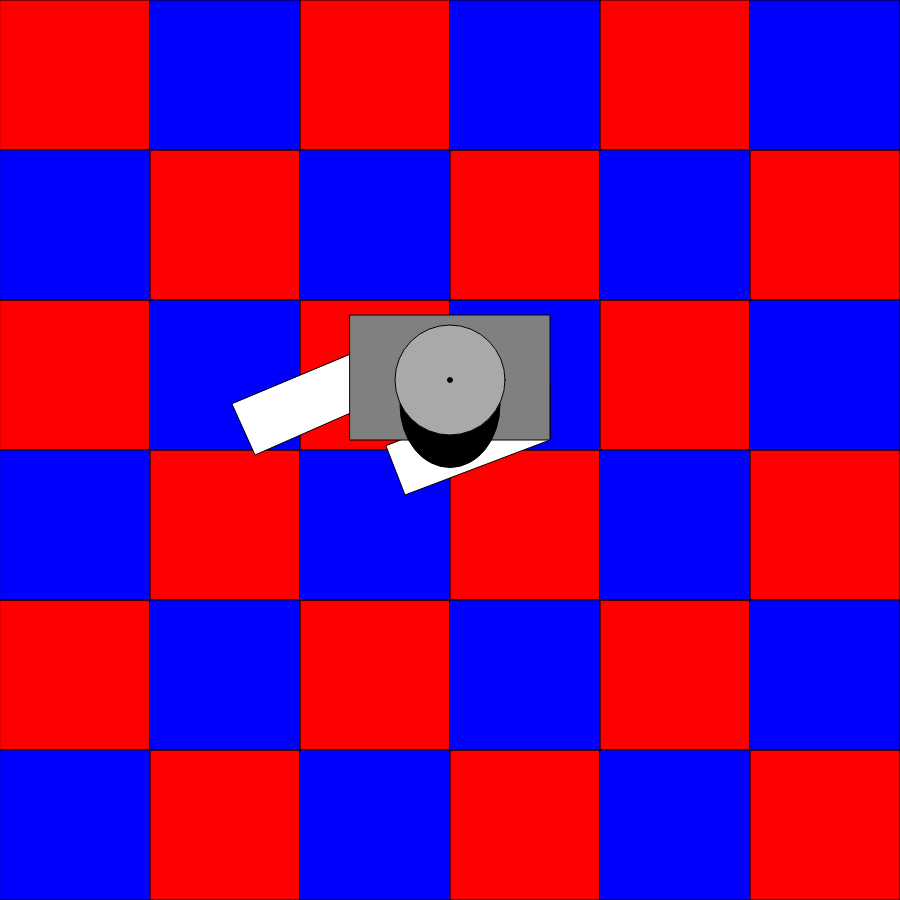
Frame 1 (no input)
Frame 60 (no input): identical to frame 1, image omitted
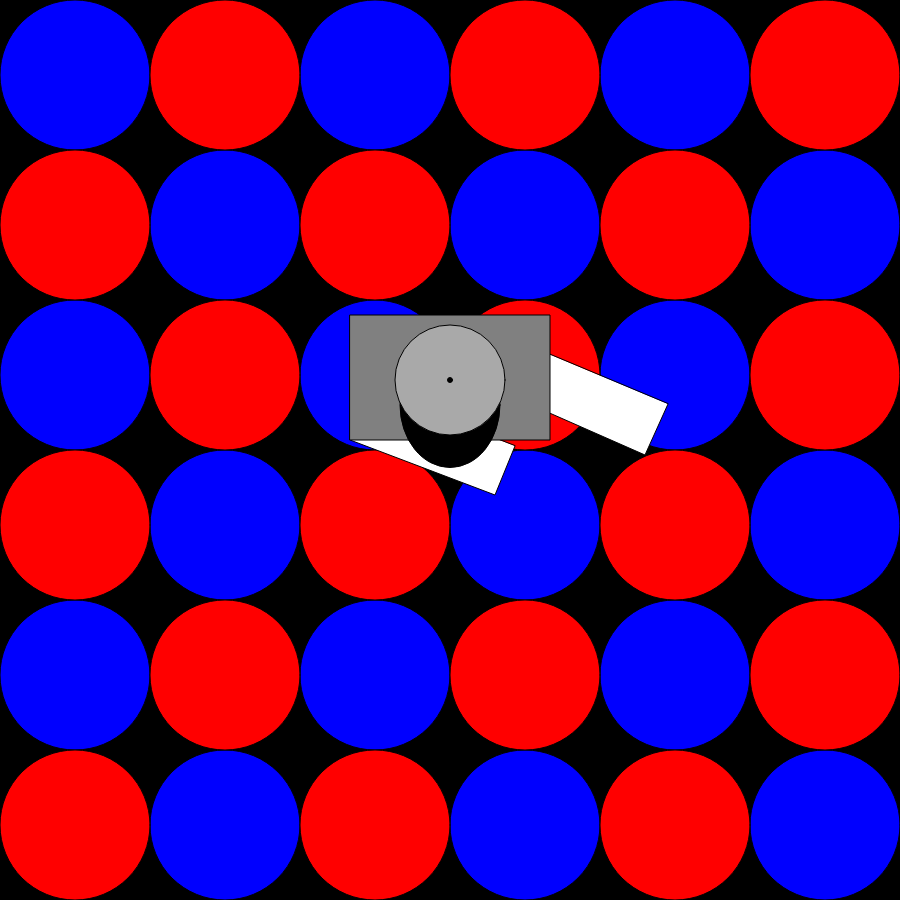
Frame 120 (the mouse pressed at the canvas centre since frame 60)

The p5.js sketch that drew these frames (run headless with seeded random() and noise() and a simulated clock; from frame 60 on, the mouse is pressed at the canvas centre):

// p5.js sketch
// ── sketch.js
function setup() {
  // put setup code here
  createCanvas(900,900);
}

function draw()
{
   background('black')
   ;

if(mouseIsPressed)
    {
      //BLUE CIRCLES
        fill('blue')
          ellipse(75,75,150,150)
          ellipse(375,75,150,150)
          ellipse(675,75,150,150)
            ellipse(225,225,150,150)
            ellipse(525,225,150,150)
            ellipse(825,225,150,150)
          ellipse(75,375,150,150)
          ellipse(375,375,150,150)
          ellipse(675,375,150,150)
            ellipse(225,525,150,150)
            ellipse(525,525,150,150)
            ellipse(825,525,150,150)
          ellipse(75,675,150,150)
          ellipse(375,675,150,150)
          ellipse(675,675,150,150)
            ellipse(225,825,150,150)
            ellipse(525,825,150,150)
            ellipse(825,825,150,150)
          ;
        //RED CIRCLES
          fill('red')
            ellipse(225,75,150,150)
            ellipse(525,75,150,150)
            ellipse(825,75,150,150)
              ellipse(75,225,150,150)
              ellipse(375,225,150,150)
              ellipse(675,225,150,150)
            ellipse(225,375,150,150)
            ellipse(525,375,150,150)
            ellipse(825,375,150,150)
              ellipse(75,525,150,150)
              ellipse(375,525,150,150)
              ellipse(675,525,150,150)
            ellipse(225,675,150,150)
            ellipse(525,675,150,150)
            ellipse(825,675,150,150)
              ellipse(75,825,150,150)
              ellipse(375,825,150,150)
              ellipse(675,825,150,150)
            ;

        //Arms
          fill('white')
        //Right
          quad(520,342, 520,400, 645,455, 668,404)
        //left
          quad(350,382, 350,440 ,495,495, 515,446)
          ;

        //Body
          fill('gray')
            rect(350,315,200,125)
          ;
          //head
            fill('black')
              ellipse(450,405,100,125);
            fill('darkgray')
              ellipse(450,380,110,110);
            fill('black')
              ellipse(450,380,5,5)
            ;
    }

else{
    //RED SQUARES
      fill('red')
        rect(0,0,150,150)
        rect(300,0,150,150)
        rect(600,0,150,150)
          rect(150,150,150,150)
          rect(450,150,150,150)
          rect(750,150,150,150)
        rect(0,300,150,150)
        rect(300,300,150,150)
        rect(600,300,150,150)
          rect(150,450,150,150)
          rect(450,450,150,150)
          rect(750,450,150,150)
        rect(0,600,150,150)
        rect(300,600,150,150)
        rect(600,600,150,150)
          rect(150,750,150,150)
          rect(450,750,150,150)
          rect(750,750,150,150)
        ;
    //BLUE SQUARES
      fill('blue')
        rect(150,0,150,150)
        rect(450,0,150,150)
        rect(750,0,150,150)
          rect(0,150,150,150)
          rect(300,150,150,150)
          rect(600,150,150,150)
        rect(0,450,150,150)
        rect(300,450,150,150)
        rect(600,450,150,150)
          rect(150,300,150,150)
          rect(450,300,150,150)
          rect(750,300,150,150)
        rect(0,750,150,150)
        rect(300,750,150,150)
        rect(600,750,150,150)
          rect(150,600,150,150)
          rect(450,600,150,150)
          rect(750,600,150,150)
        ;
      //arms
        fill('white')
      //left
        quad(380,342, 380,400, 255,455, 232,404)
      //Right
        quad(550,382, 550,440, 405,495, 386,446)
        ;
      //Body
        fill('gray')
          rect(350,315,200,125)
        ;
      //head
        fill('black')
          ellipse(450,405,100,125);
        fill('darkgray')
          ellipse(450,380,110,110);
        fill('black')
          ellipse(450,380,5,5)
        ;
  //End else
  }

function mousePressed() {
  console.log(mouseX + ", " + mouseY);
}


//End Draw
}
